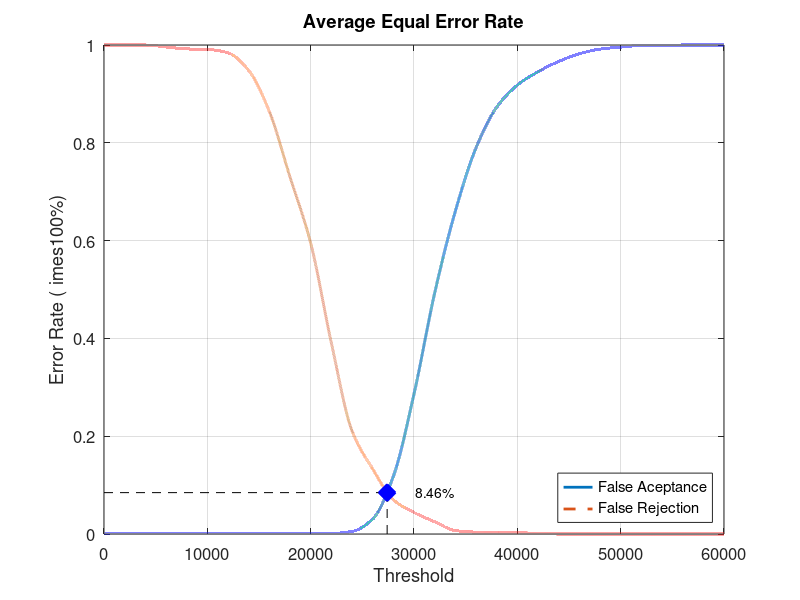
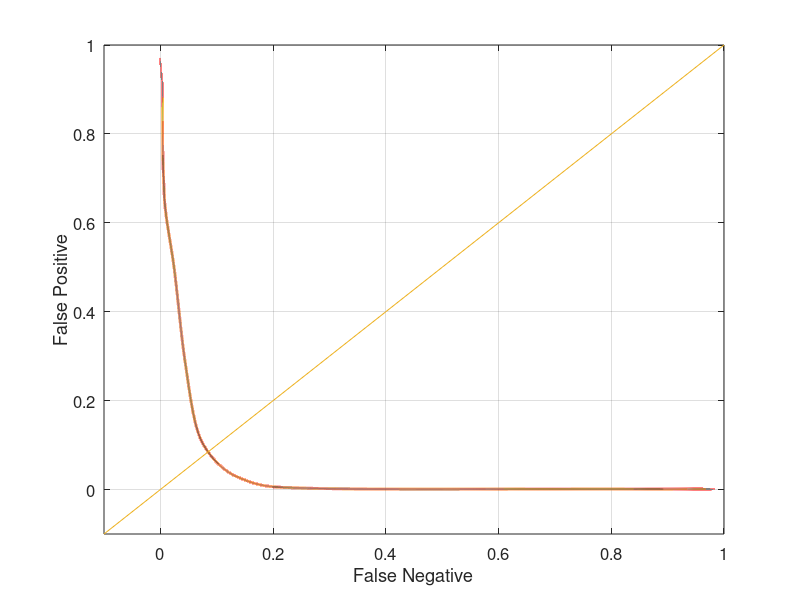

Reproduce these figures in MATLAB, in order.
close all;
clear;
clc;
x = 0:2000:60000;
xq = 0:0.5:60000;

y0 = [0 0.00105263 0.00105263 0.00105263 0.00105263 0.00105263 0.00105263 0.00105263 0.00105263 0.00105263 0.00105263 0.00105263 0.00526316 0.0305263 0.117895 0.286316 0.492632 0.66 0.789474 0.872632 0.917895 0.945263 0.966316 0.982105 0.991579 0.995789 0.998947 0.998947 1 1 1]
yy0 = interp1(x, y0, xq, 'pchip');
y1 = [1 1 1 0.996 0.992 0.991 0.984 0.948 0.864 0.73 0.595 0.391 0.211 0.133 0.07 0.044 0.025 0.007 0.004 0.004 0.003 0.001 0 0 0 0 0 0 0 0 0]
yy1 = interp1(x, y1, xq, 'pchip');

% Calculating EER: 
y2 = abs(y0 - y1);
find(y2 == min(y2))
yy2 = abs(yy0 - yy1);
xEER = find(yy2 == min(yy2));
xEERIndex = xq(xEER) % X-axis EER
yEER = yy0(xEER) % Y-axis EER

main = figure
plot(xq, yy0,'-','LineWidth', 2);	hold on
plot(xq, yy1,'--','LineWidth', 2);	hold on
plot([xEERIndex xEERIndex], [0 yEER], 'k--');	hold on
plot([0 xEERIndex], [yEER yEER], 'k--');	hold on
plot(xEERIndex, yEER, 'bx', 'LineWidth', 10);	hold on
text(xEERIndex + 10 * xEERIndex / 100, yEER, [num2str(round((10000 * yEER)) / 100) '%'])
legend('False Aceptance', 'False Rejection', 'Location', 'SouthEast')
xlabel('Threshold')
ylabel('Error Rate (	imes100%)')
title('Average Equal Error Rate')
set(gca, 'FontSize', 12)
axis([0 60000 0 1])
grid on

print(main, 'Database3AverageMain', '-dpng');
FNRxFPR = figure('Color', [1 1 1]);
plot(yy1, yy0, '-', yy1, yy0, 'LineWidth', 2);
hold on
y = -0.1:0.1:1
plot(y, y); 
set(gca, 'FontSize', 12)
xlabel('False Negative')
ylabel('False Positive')
axis([-0.1 1 -0.1 1])
set(gca, 'FontSize', 12)
grid on

print(FNRxFPR, 'Database3AverageFNRxFPR','-dpng');
